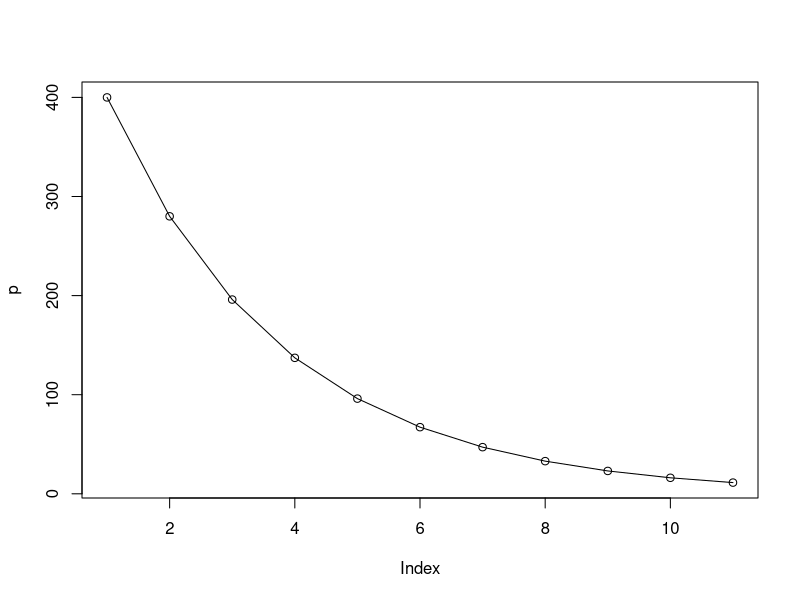
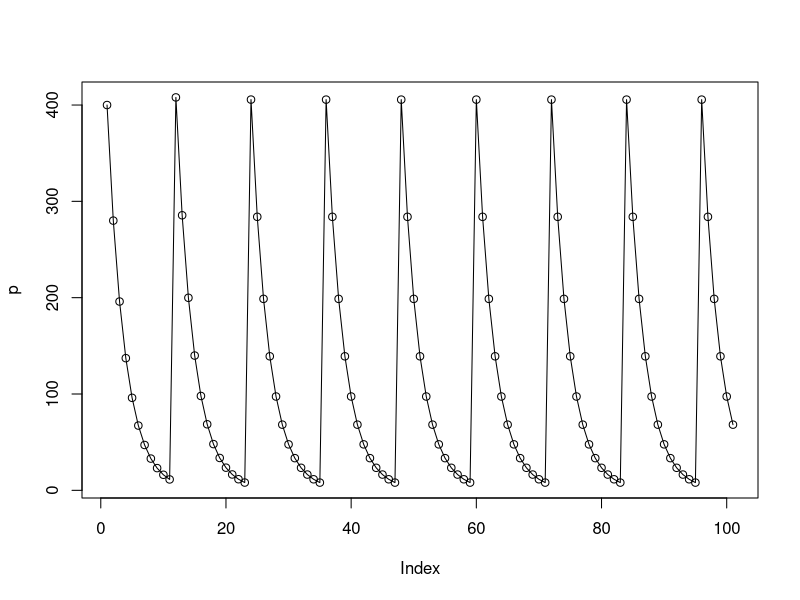
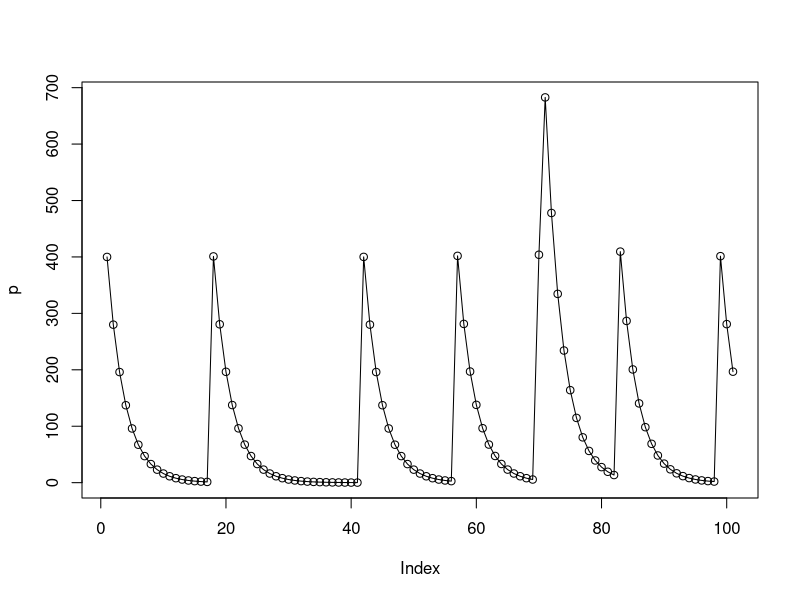
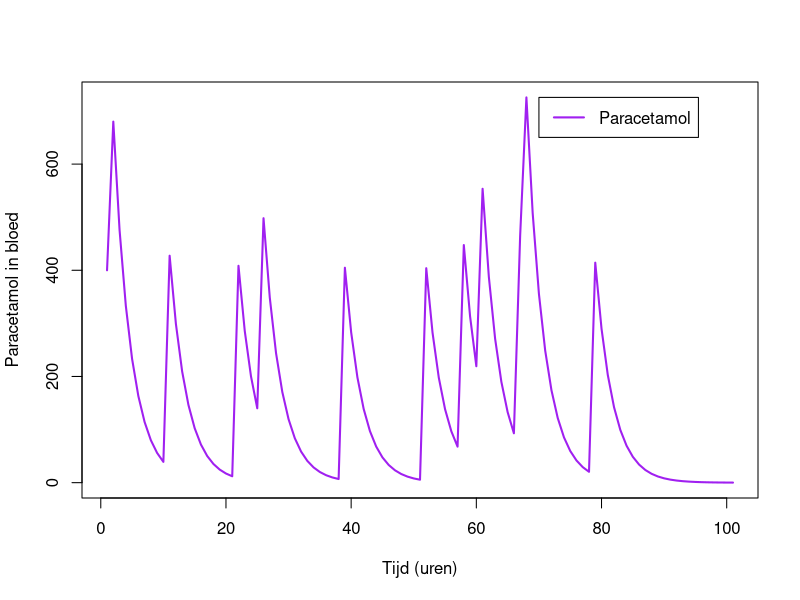

Generate these figures, in order, with R:
## ---- chunk 1
p <- 400 # hoeveelheid paracetamol
d <- 0.7 # afname (d van decay)
# Herhaal iets 10 keer, waarbij 'i' steeds met 1 toeneemt
for(i in 1:10){
  p[i+1] <- p[i]*d
}
plot(p, type='o')
## ---- chunk 2
#| eval: true

p <- 400 # hoeveelheid paracetamol
d <- 0.7 # afname (d van decay)

for(i in 1:100){
  if(i%%12==0){ # is i precies deelbaar door 12?
    p[i] <- p[i] + 400
  } 
  p[i+1] <- p[i]*d
}
plot(p, type='o')
## ---- chunk 3
#| eval: true

p <- 400 # hoeveelheid paracetamol
d <- 0.7 # afname (d van decay)

for(i in 1:100){
  if(runif(1)<0.1){ # is willekeurig getal (tussen 0 en 1) kleiner dan 0.1?
    p[i] <- p[i] + 400
  } 
  p[i+1] <- p[i]*d
}
plot(p, type='o')
## ---- chunk 4
#| eval: true

p <- 400 # hoeveelheid paracetamol
d <- 0.7 # afname (d van decay)

for(i in 1:100){
  if(runif(1)<0.1){ # is willekeurig getal (tussen 0 en 1) kleiner dan 0.1?
    p[i] <- p[i] + 400
  } 
  p[i+1] <- p[i]*d
}
plot(p, type='l', lwd=2, col="purple", xlab="Tijd (uren)", ylab="Paracetamol in bloed")
legend(70, max(p), legend=c("Paracetamol"), col=c("purple"),lty=1,lwd=2)
